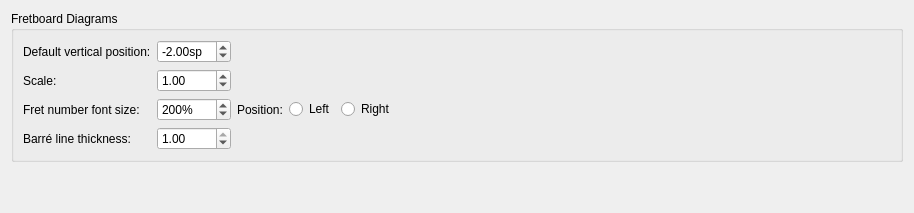
      <widget class="QWidget" name="PageFretboardDiagrams">
       <layout class="QVBoxLayout" name="verticalLayout_52">
        <item>
         <widget class="QGroupBox" name="groupBox_51">
          <property name="title">
           <string>Fretboard Diagrams</string>
          </property>
          <layout class="QGridLayout" name="gridLayout_131">
           <property name="verticalSpacing">
            <number>6</number>
           </property>
           <item row="2" column="0">
            <widget class="QLabel" name="label_601">
             <property name="text">
              <string>Fret number font size:</string>
             </property>
             <property name="buddy">
              <cstring>fretNumMag</cstring>
             </property>
            </widget>
           </item>
           <item row="0" column="1">
            <widget class="QDoubleSpinBox" name="fretY">
             <property name="suffix">
              <string>sp</string>
             </property>
             <property name="decimals">
              <number>2</number>
             </property>
             <property name="minimum">
              <double>-10.000000000000000</double>
             </property>
             <property name="maximum">
              <double>10.000000000000000</double>
             </property>
             <property name="singleStep">
              <double>0.500000000000000</double>
             </property>
             <property name="value">
              <double>-2.000000000000000</double>
             </property>
            </widget>
           </item>
           <item row="2" column="5">
            <spacer name="horizontalSpacer_61">
             <property name="orientation">
              <enum>Qt::Horizontal</enum>
             </property>
             <property name="sizeHint" stdset="0">
              <size>
               <width>496</width>
               <height>20</height>
              </size>
             </property>
            </spacer>
           </item>
           <item row="2" column="4">
            <widget class="QRadioButton" name="radioFretNumRight">
             <property name="text">
              <string>Right</string>
             </property>
            </widget>
           </item>
           <item row="2" column="2">
            <widget class="QLabel" name="label_6011">
             <property name="text">
              <string>Position:</string>
             </property>
            </widget>
           </item>
           <item row="2" column="3">
            <widget class="QRadioButton" name="radioFretNumLeft">
             <property name="text">
              <string>Left</string>
             </property>
            </widget>
           </item>
           <item row="0" column="0">
            <widget class="QLabel" name="label_602">
             <property name="text">
              <string>Default vertical position:</string>
             </property>
             <property name="buddy">
              <cstring>fretY</cstring>
             </property>
            </widget>
           </item>
           <item row="3" column="0">
            <widget class="QLabel" name="label_2">
             <property name="text">
              <string>Barré line thickness:</string>
             </property>
             <property name="buddy">
              <cstring>barreLineWidth</cstring>
             </property>
            </widget>
           </item>
           <item row="2" column="1">
            <widget class="QSpinBox" name="fretNumMag">
             <property name="suffix">
              <string notr="true">%</string>
             </property>
             <property name="maximum">
              <number>500</number>
             </property>
             <property name="singleStep">
              <number>10</number>
             </property>
             <property name="value">
              <number>200</number>
             </property>
            </widget>
           </item>
           <item row="3" column="1">
            <widget class="QDoubleSpinBox" name="barreLineWidth">
             <property name="minimum">
              <double>0.100000000000000</double>
             </property>
             <property name="maximum">
              <double>1.000000000000000</double>
             </property>
             <property name="singleStep">
              <double>0.100000000000000</double>
             </property>
             <property name="value">
              <double>1.000000000000000</double>
             </property>
            </widget>
           </item>
           <item row="1" column="0">
            <widget class="QLabel" name="label_5">
             <property name="text">
              <string>Scale:</string>
             </property>
             <property name="buddy">
              <cstring>fretMag</cstring>
             </property>
            </widget>
           </item>
           <item row="1" column="1">
            <widget class="QDoubleSpinBox" name="fretMag">
             <property name="minimum">
              <double>0.100000000000000</double>
             </property>
             <property name="singleStep">
              <double>0.200000000000000</double>
             </property>
             <property name="value">
              <double>1.000000000000000</double>
             </property>
            </widget>
           </item>
          </layout>
         </widget>
        </item>
        <item>
         <spacer name="verticalSpacer_29">
          <property name="orientation">
           <enum>Qt::Vertical</enum>
          </property>
          <property name="sizeHint" stdset="0">
           <size>
            <width>20</width>
            <height>40</height>
           </size>
          </property>
         </spacer>
        </item>
       </layout>
      </widget>
